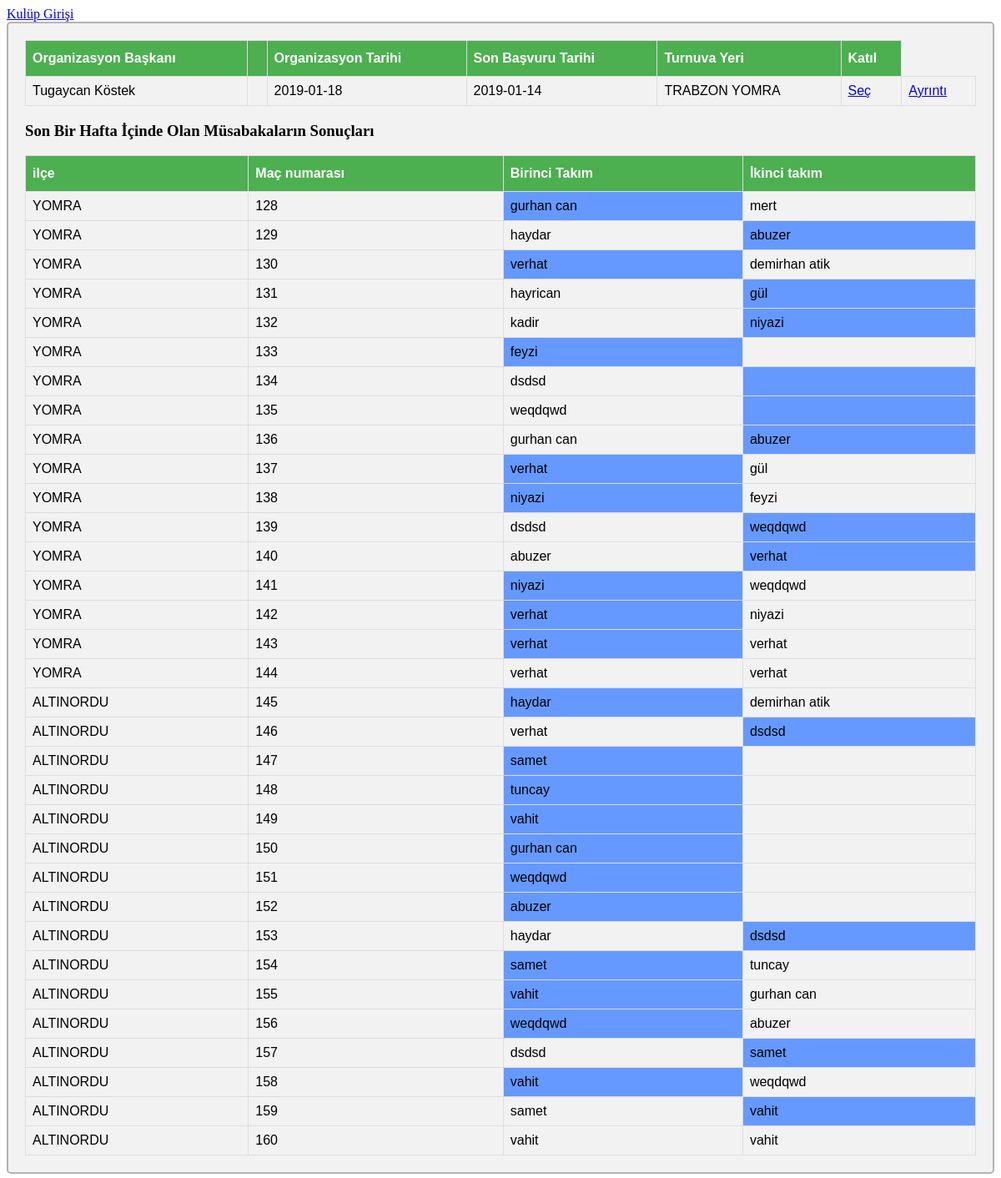
The page / on the database its author committed.
### tables this page shows
CREATE TABLE `turnuva` (
  `turnuvaId` int(11) NOT NULL,
  `tar` date DEFAULT NULL,
  `sonBasTar` date DEFAULT NULL,
  `yoneticiId` int(11) DEFAULT NULL,
  `ilceId` int(11) DEFAULT NULL,
  `orgBaskan` varchar(50) DEFAULT NULL,
  `reglaman` text,
  `yetkiliKisi` varchar(50) DEFAULT NULL,
  `iletisim` varchar(50) DEFAULT NULL
);

CREATE TABLE `il` (
  `ilId` int(11) NOT NULL,
  `ilAd` varchar(50) DEFAULT NULL
);

CREATE TABLE `ilce` (
  `ilceId` int(11) NOT NULL,
  `ilId` int(11) DEFAULT NULL,
  `ilceAd` varchar(50) DEFAULT NULL
);

CREATE TABLE `mac` (
  `macId` int(11) NOT NULL,
  `turnuvaId` int(11) NOT NULL,
  `sporcuId` int(11) NOT NULL,
  `sporcuIdi` int(11) DEFAULT NULL,
  `sonuc` tinyint(1) DEFAULT NULL,
  `flag` tinyint(4) NOT NULL
);

### index.php (the view, shortened to what this page needs)
<a href="kulup/kulupGir.php">Kulüp Girişi</a>
<div>
<table>
<tr><th>Organizasyon Başkanı<th><th>Organizasyon Tarihi</th><th>Son Başvuru Tarihi</th><th>Turnuva Yeri</th><th>Katıl</th><Ayrıntılar</tr>
<?php
include "bag.php";
$sql="select turnuva.turnuvaId,turnuva.orgBaskan,turnuva.tar,turnuva.sonBasTar,il.ilAd,ilce.ilceAd,turnuva.reglaman from turnuva,il,ilce where turnuva.ilceId=ilce.ilceId and ilce.ilId=il.ilId and turnuva.sonBasTar>NOW()";
$result = $conn->query($sql);
 while($row = $result->fetch_assoc()) {
		echo	"<tr><td>".$row["orgBaskan"]."</td><td></td><td>".$row["tar"]."</td><td>".$row["sonBasTar"]."</td><td>".$row["ilAd"]." ".$row["ilceAd"]."</td><td><a href=".$base_url."/kulup/sporcuTurnuva/sporcuTurnuvaEkle.php?tur=".$row["turnuvaId"].">Seç</a></td><td><a href=".$base_url."/Ayrinti.php?id=".$row["turnuvaId"].">Ayrıntı</a></td></tr>";
    }
?>
</table>
<h3>Son Bir Hafta İçinde Olan Müsabakaların Sonuçları</h3>
<table><tr><th>ilçe</th><th>Maç numarası</th><th>Birinci Takım</th><th>İkinci takım</th></tr>
<?php
$sql="select (select ilceAd from ilce where ilceId in(select ilceId from turnuva where turnuvaId=mac.turnuvaId)) as i,macId,( select sporcuAdSoyad from sporcu where sporcu.TCNo=mac.sporcuId ) as a,( select sporcuAdSoyad from sporcu where sporcu.TCNo=mac.sporcuIdi ) as b,sonuc from mac where turnuvaId in( select turnuvaId from turnuva where tar>ADDDate(NOW(),-7) ) order by macId";
$result = $conn->query($sql);
 while($row = $result->fetch_assoc()) {
		echo	"<tr><td>".$row["i"]."</td><td>".$row["macId"]."</td><td";
		if($row["sonuc"]==0)echo " bgColor=#6699ff";
		echo ">".$row["a"]."</td><td";
		if($row["sonuc"]==1)echo " bgColor=#6699ff";
		echo ">".$row["b"]."</td></tr>";
    }
?>	</table></div>

### style.css (style rules this page uses)
div { background-color: #e6ffff; border: 2px solid #2d1f1f4d; }
table { font-family: "Trebuchet MS", Arial, Helvetica, sans-serif; border-collapse: collapse; width: 100%; }
table td, th { border: 1px solid #ddd; padding: 8px; }
table tr:nth-child(even) { background-color: #f2f2f2; }
table th { padding-top: 12px; padding-bottom: 12px; text-align: left; background-color: #4CAF50; color: white; }
div { border-radius: 5px; background-color: #f2f2f2; padding: 20px; }

### rows shown on the page
turnuva: orgBaskan "Tugaycan Köstek", tar "2019-01-18", sonBasTar "2019-01-14", il.ilAd "TRABZON", ilceId.ilceAd "YOMRA"
mac: i "YOMRA", macId "128", a "gurhan can", b "mert"
mac: i "YOMRA", macId "129", a "haydar", b "abuzer"
mac: i "YOMRA", macId "130", a "verhat", b "demirhan atik"
mac: i "YOMRA", macId "131", a "hayrican", b "gül"
mac: i "YOMRA", macId "132", a "kadir", b "niyazi"
mac: i "YOMRA", macId "133", a "feyzi", sonuc 0 (drawn)
mac: i "YOMRA", macId "134", a "dsdsd", sonuc 1 (drawn)
mac: i "YOMRA", macId "135", a "weqdqwd", sonuc 1 (drawn)
mac: i "YOMRA", macId "136", a "gurhan can", b "abuzer"
mac: i "YOMRA", macId "137", a "verhat", b "gül"
mac: i "YOMRA", macId "138", a "niyazi", b "feyzi"
mac: i "YOMRA", macId "139", a "dsdsd", b "weqdqwd"
mac: i "YOMRA", macId "140", a "abuzer", b "verhat"
mac: i "YOMRA", macId "141", a "niyazi", b "weqdqwd"
mac: i "YOMRA", macId "142", a "verhat", b "niyazi"
mac: i "YOMRA", macId "143", a "verhat", b "verhat"
mac: i "YOMRA", macId "144", a "verhat", b "verhat"
mac: i "ALTINORDU", macId "145", a "haydar", b "demirhan atik"
mac: i "ALTINORDU", macId "146", a "verhat", b "dsdsd"
mac: i "ALTINORDU", macId "147", a "samet", sonuc 0 (drawn)
mac: i "ALTINORDU", macId "148", a "tuncay", sonuc 0 (drawn)
mac: i "ALTINORDU", macId "149", a "vahit", sonuc 0 (drawn)
mac: i "ALTINORDU", macId "150", a "gurhan can", sonuc 0 (drawn)
mac: i "ALTINORDU", macId "151", a "weqdqwd", sonuc 0 (drawn)
mac: i "ALTINORDU", macId "152", a "abuzer", sonuc 0 (drawn)
mac: i "ALTINORDU", macId "153", a "haydar", b "dsdsd"
mac: i "ALTINORDU", macId "154", a "samet", b "tuncay"
mac: i "ALTINORDU", macId "155", a "vahit", b "gurhan can"
mac: i "ALTINORDU", macId "156", a "weqdqwd", b "abuzer"
mac: i "ALTINORDU", macId "157", a "dsdsd", b "samet"
mac: i "ALTINORDU", macId "158", a "vahit", b "weqdqwd"
mac: i "ALTINORDU", macId "159", a "samet", b "vahit"
mac: i "ALTINORDU", macId "160", a "vahit", b "vahit"
